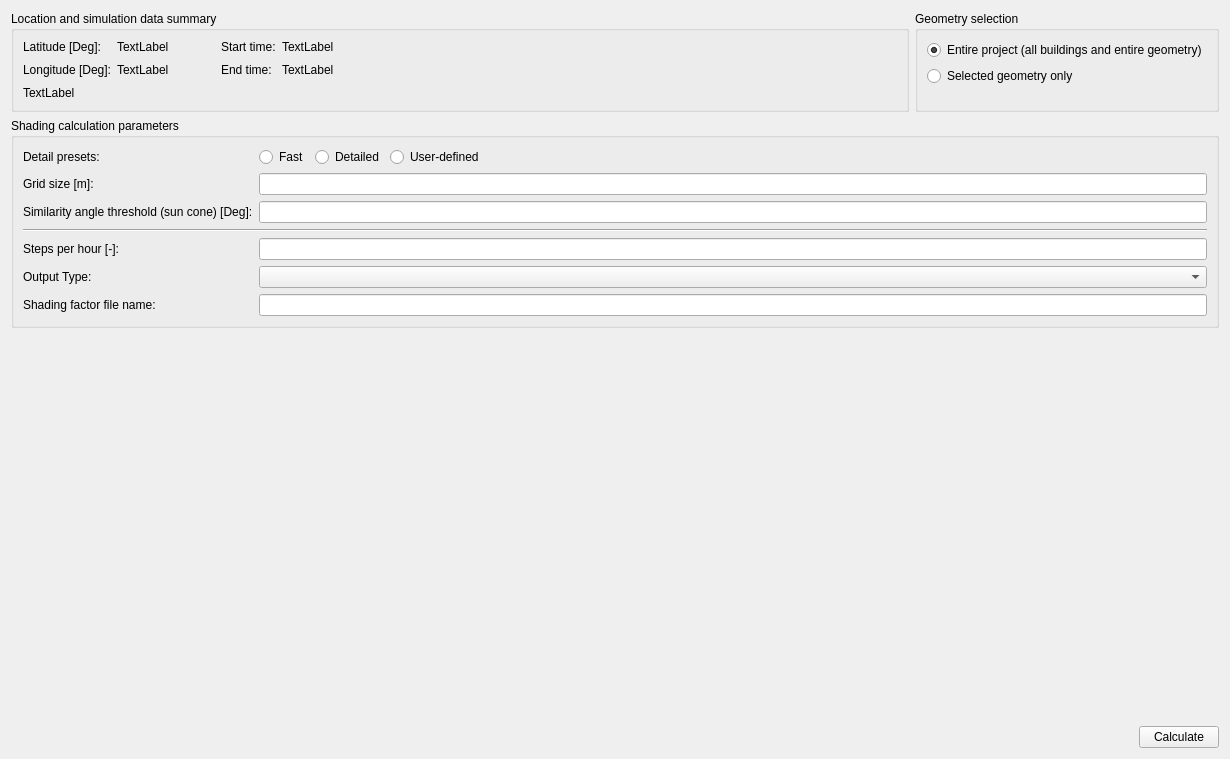
<?xml version="1.0" encoding="UTF-8"?>
<ui version="4.0">
 <class>SVSimulationShadingOptions</class>
 <widget class="QWidget" name="SVSimulationShadingOptions">
  <property name="geometry">
   <rect>
    <x>0</x>
    <y>0</y>
    <width>1230</width>
    <height>759</height>
   </rect>
  </property>
  <property name="windowTitle">
   <string>Sunlight Factor Calculation</string>
  </property>
  <layout class="QGridLayout" name="gridLayoutWidget" rowstretch="0,0,1,0">
   <item row="0" column="0">
    <widget class="QGroupBox" name="groupBox_2">
     <property name="title">
      <string>Location and simulation data summary</string>
     </property>
     <layout class="QGridLayout" name="gridLayout_2">
      <item row="0" column="0">
       <widget class="QLabel" name="label_5">
        <property name="text">
         <string>Latitude [Deg]:</string>
        </property>
       </widget>
      </item>
      <item row="1" column="0">
       <widget class="QLabel" name="label_6">
        <property name="text">
         <string>Longitude [Deg]:</string>
        </property>
       </widget>
      </item>
      <item row="1" column="3">
       <widget class="QLabel" name="label_9">
        <property name="text">
         <string>End time:</string>
        </property>
       </widget>
      </item>
      <item row="0" column="4">
       <widget class="QLabel" name="labelStartTime">
        <property name="text">
         <string>TextLabel</string>
        </property>
       </widget>
      </item>
      <item row="1" column="2">
       <spacer name="horizontalSpacer_3">
        <property name="orientation">
         <enum>Qt::Horizontal</enum>
        </property>
        <property name="sizeType">
         <enum>QSizePolicy::Fixed</enum>
        </property>
        <property name="sizeHint" stdset="0">
         <size>
          <width>40</width>
          <height>20</height>
         </size>
        </property>
       </spacer>
      </item>
      <item row="0" column="1">
       <widget class="QLabel" name="labelLatitude">
        <property name="text">
         <string>TextLabel</string>
        </property>
       </widget>
      </item>
      <item row="1" column="1">
       <widget class="QLabel" name="labelLongitude">
        <property name="text">
         <string>TextLabel</string>
        </property>
       </widget>
      </item>
      <item row="1" column="5">
       <spacer name="horizontalSpacer_4">
        <property name="orientation">
         <enum>Qt::Horizontal</enum>
        </property>
        <property name="sizeHint" stdset="0">
         <size>
          <width>146</width>
          <height>20</height>
         </size>
        </property>
       </spacer>
      </item>
      <item row="1" column="4">
       <widget class="QLabel" name="labelEndTime">
        <property name="text">
         <string>TextLabel</string>
        </property>
       </widget>
      </item>
      <item row="0" column="3">
       <widget class="QLabel" name="label_8">
        <property name="text">
         <string>Start time:</string>
        </property>
       </widget>
      </item>
      <item row="2" column="0" colspan="6">
       <widget class="QLabel" name="labelInputError">
        <property name="text">
         <string>TextLabel</string>
        </property>
       </widget>
      </item>
     </layout>
    </widget>
   </item>
   <item row="2" column="0" colspan="2">
    <spacer name="verticalSpacer">
     <property name="orientation">
      <enum>Qt::Vertical</enum>
     </property>
     <property name="sizeHint" stdset="0">
      <size>
       <width>20</width>
       <height>200</height>
      </size>
     </property>
    </spacer>
   </item>
   <item row="0" column="1">
    <widget class="QGroupBox" name="groupBox_3">
     <property name="title">
      <string>Geometry selection</string>
     </property>
     <layout class="QGridLayout" name="gridLayout_3">
      <item row="0" column="0">
       <widget class="QRadioButton" name="radioButtonEntireProject">
        <property name="enabled">
         <bool>true</bool>
        </property>
        <property name="text">
         <string>Entire project (all buildings and entire geometry)</string>
        </property>
        <property name="checked">
         <bool>true</bool>
        </property>
       </widget>
      </item>
      <item row="1" column="0">
       <widget class="QRadioButton" name="radioButtonSelectedGeometry">
        <property name="text">
         <string>Selected geometry only</string>
        </property>
        <property name="checked">
         <bool>false</bool>
        </property>
       </widget>
      </item>
      <item row="2" column="0">
       <spacer name="verticalSpacer_5">
        <property name="orientation">
         <enum>Qt::Vertical</enum>
        </property>
        <property name="sizeType">
         <enum>QSizePolicy::MinimumExpanding</enum>
        </property>
        <property name="sizeHint" stdset="0">
         <size>
          <width>50</width>
          <height>0</height>
         </size>
        </property>
       </spacer>
      </item>
     </layout>
    </widget>
   </item>
   <item row="1" column="0" colspan="2">
    <widget class="QGroupBox" name="groupBox">
     <property name="title">
      <string>Shading calculation parameters</string>
     </property>
     <layout class="QGridLayout" name="gridLayout">
      <item row="1" column="1">
       <layout class="QHBoxLayout" name="horizontalLayout_3">
        <item>
         <widget class="QRadioButton" name="radioButtonFast">
          <property name="text">
           <string>Fast</string>
          </property>
         </widget>
        </item>
        <item>
         <widget class="QRadioButton" name="radioButtonDetailed">
          <property name="text">
           <string>Detailed</string>
          </property>
         </widget>
        </item>
        <item>
         <widget class="QRadioButton" name="radioButtonManual">
          <property name="text">
           <string>User-defined</string>
          </property>
         </widget>
        </item>
        <item>
         <spacer name="horizontalSpacer_2">
          <property name="orientation">
           <enum>Qt::Horizontal</enum>
          </property>
          <property name="sizeHint" stdset="0">
           <size>
            <width>40</width>
            <height>20</height>
           </size>
          </property>
         </spacer>
        </item>
       </layout>
      </item>
      <item row="5" column="0" colspan="2">
       <widget class="Line" name="line_2">
        <property name="orientation">
         <enum>Qt::Horizontal</enum>
        </property>
       </widget>
      </item>
      <item row="8" column="1">
       <widget class="QLineEdit" name="lineEditShadingFactorFilename">
        <property name="readOnly">
         <bool>true</bool>
        </property>
       </widget>
      </item>
      <item row="1" column="0">
       <widget class="QLabel" name="label">
        <property name="text">
         <string>Detail presets:</string>
        </property>
       </widget>
      </item>
      <item row="3" column="0">
       <widget class="QLabel" name="label_4">
        <property name="text">
         <string>Similarity angle threshold (sun cone) [Deg]:</string>
        </property>
       </widget>
      </item>
      <item row="7" column="0">
       <widget class="QLabel" name="label_7">
        <property name="text">
         <string>Output Type:</string>
        </property>
       </widget>
      </item>
      <item row="7" column="1">
       <widget class="QComboBox" name="comboBoxFileType"/>
      </item>
      <item row="8" column="0">
       <widget class="QLabel" name="label_2">
        <property name="text">
         <string>Shading factor file name:</string>
        </property>
       </widget>
      </item>
      <item row="3" column="1">
       <widget class="QtExt::ValidatingLineEdit" name="lineEditSunCone"/>
      </item>
      <item row="2" column="0">
       <widget class="QLabel" name="label_3">
        <property name="text">
         <string>Grid size [m]:</string>
        </property>
       </widget>
      </item>
      <item row="2" column="1">
       <widget class="QtExt::ValidatingLineEdit" name="lineEditGridSize"/>
      </item>
      <item row="6" column="1">
       <widget class="QtExt::ValidatingLineEdit" name="lineEditSteps">
        <property name="text">
         <string/>
        </property>
       </widget>
      </item>
      <item row="6" column="0">
       <widget class="QLabel" name="labelSteps">
        <property name="text">
         <string>Steps per hour [-]:</string>
        </property>
       </widget>
      </item>
     </layout>
    </widget>
   </item>
   <item row="3" column="0" colspan="2">
    <layout class="QHBoxLayout" name="horizontalLayout">
     <item>
      <spacer name="horizontalSpacer">
       <property name="orientation">
        <enum>Qt::Horizontal</enum>
       </property>
       <property name="sizeHint" stdset="0">
        <size>
         <width>40</width>
         <height>20</height>
        </size>
       </property>
      </spacer>
     </item>
     <item>
      <widget class="QPushButton" name="pushButtonCalculate">
       <property name="text">
        <string>Calculate</string>
       </property>
      </widget>
     </item>
    </layout>
   </item>
  </layout>
 </widget>
 <customwidgets>
  <customwidget>
   <class>QtExt::ValidatingLineEdit</class>
   <extends>QLineEdit</extends>
   <header location="global">QtExt_ValidatingLineEdit.h</header>
   <slots>
    <signal>editingFinishedSuccessfully()</signal>
   </slots>
  </customwidget>
 </customwidgets>
 <resources/>
 <connections/>
</ui>
